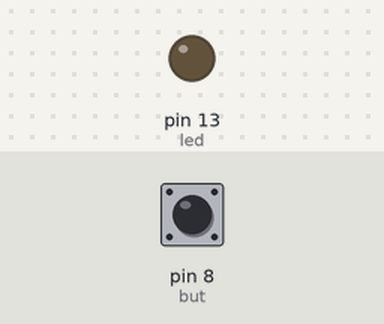
Bench run of a sketch on a simulated Arduino Uno, built with avr-gcc and run on an emulated ATmega328P. Parts: output pins drawn as LEDs (lit = HIGH). Inputs (shaded band) come from the test bench; at power-on: pin 8 (but) HIGH. What the sketch prints to the serial monitor is not drawn.

Above: at 1.2 s.
1.3 s: pin 8 (but) pulled LOW for 0.15 s
At 1.45 s:
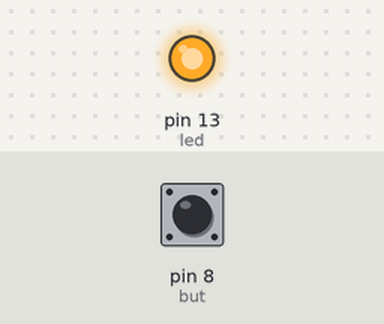
Timing chart, 0 to 4.3 s (numbered marks = the images above; inputs shaded):
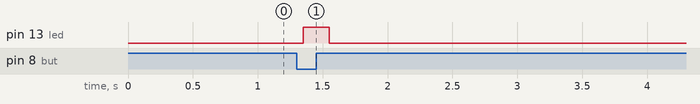

The sketch:

Num_bam_2.ino
```cpp
int but = 8;
int led = 13;
int buttonState = HIGH;
int lastButtonState = HIGH;
unsigned long lastDebounceTime = 0;  // Thời gian trước đó
unsigned long debounceDelay = 50;    // Thời gian chờ giữa các lần đọc
unsigned long pressThreshold = 100;  // Ngưỡng thời gian nhấn tối thiểu

void setup()
{
  Serial.begin(9600);
  pinMode(led, OUTPUT);
  pinMode(but, INPUT_PULLUP);
  digitalWrite(led, LOW);

}

void loop()
{
  digitalWrite(led, LOW);
  int reading = digitalRead(but);
  //Serial.println(millis()); delay(100);
  if(reading != lastButtonState )
  {
    lastDebounceTime = millis();
  }


    if(millis()-lastDebounceTime > debounceDelay )
    {
      if(reading != buttonState )
      {
        buttonState = reading;

       if(buttonState == LOW)
        {

          Serial.println("Nút nhấn đã được nhấn");
          digitalWrite(led,HIGH);
          delay(200);
        }else
        {
          Serial.println("Nút nhấn đã được nhả ra");
          digitalWrite(led,LOW);
          delay(200);
        }
      }
    }
  lastButtonState = reading;
}
```

Measured:
- after the input at 1.3 s, pin 13 (led): LOW → HIGH after 0.05 s, → LOW 0.20 s later
